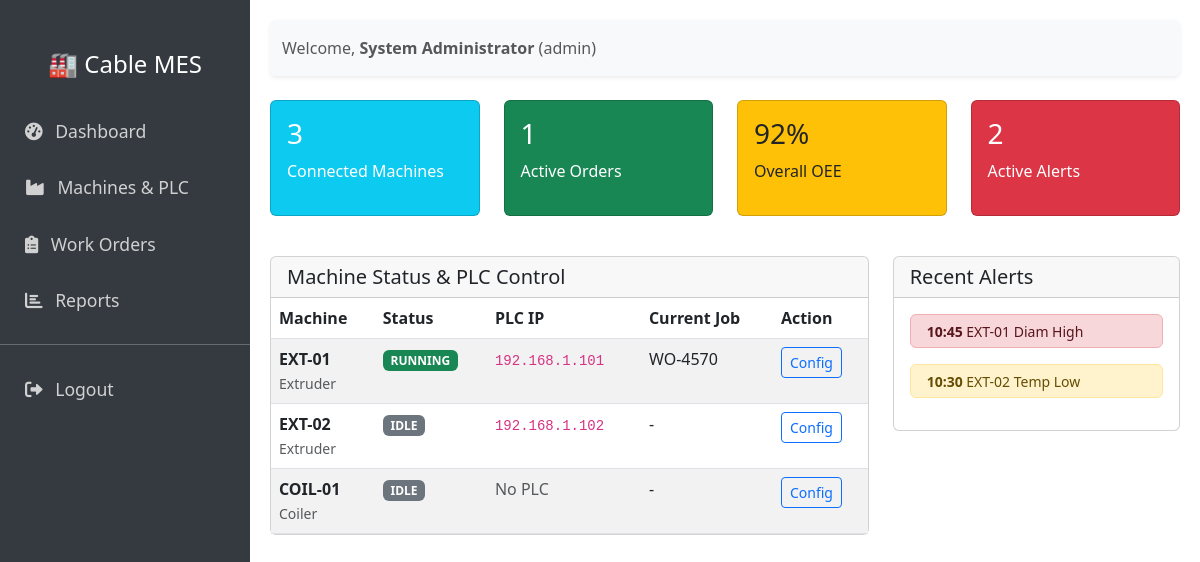
Page /admin (signed in) on the earlier database version.
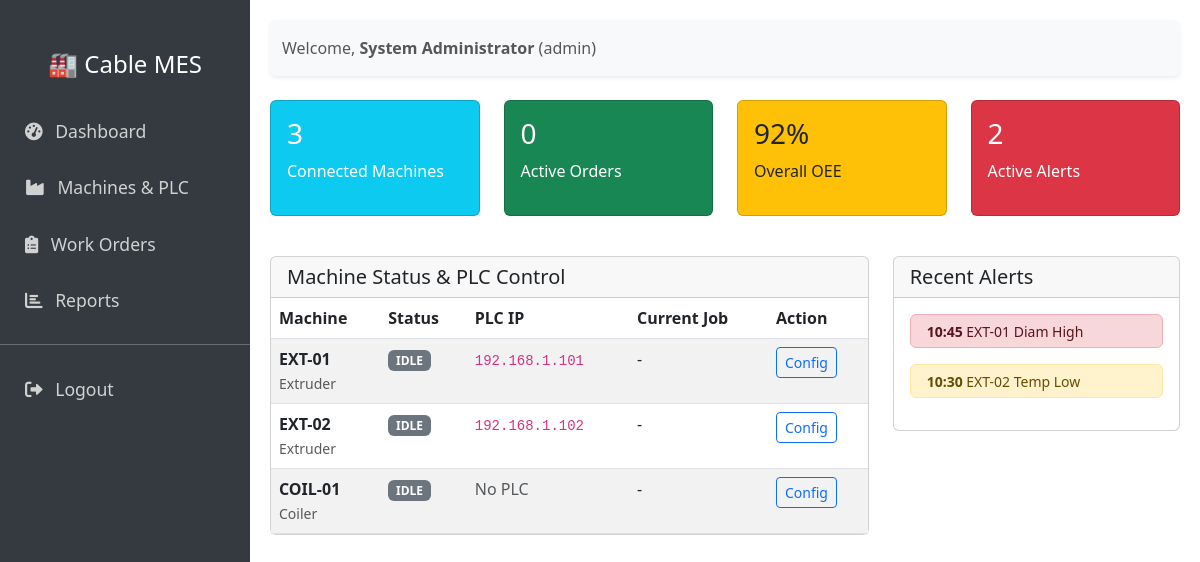
Same page on the later database version.
### cable_mes/models.py (models this page shows, shortened)
class User(UserMixin, Base):
    __tablename__ = 'users'
    id = Column(Integer, primary_key=True)
    username = Column(String(50), unique=True, nullable=False)
    password_hash = Column(String(128), nullable=False)
    role = Column(Enum(UserRole), default=UserRole.OPERATOR)
    full_name = Column(String(100))

class Machine(Base):
    __tablename__ = 'machines'
    id = Column(Integer, primary_key=True)
    name = Column(String(50), unique=True, nullable=False)
    type = Column(String(50))
    status = Column(String(20), default='IDLE')
    plc_ip = Column(String(15))
    plc_port = Column(Integer, default=502)
    plc_slave_id = Column(Integer, default=1)
    reg_speed = Column(Integer, default=0)
    reg_temp = Column(Integer, default=1)
    reg_diameter = Column(Integer, default=2)

class WorkOrder(Base):
    __tablename__ = 'work_orders'
    id = Column(Integer, primary_key=True)
    order_number = Column(String(50), unique=True, nullable=False)
    product_id = Column(Integer, ForeignKey('products.id'), nullable=False)
    machine_id = Column(Integer, ForeignKey('machines.id'), nullable=False)
    target_length_m = Column(Float, nullable=False)
    produced_length_m = Column(Float, default=0.0)
    status = Column(String(20), default='PLANNED')
    start_time = Column(DateTime)
    end_time = Column(DateTime)
    product = relationship('Product')
    machine = relationship('Machine')

### app.py (the view)
@app.route('/admin')
@login_required
def admin_dashboard():
    if current_user.role != UserRole.ADMIN:
        return "Access Denied", 403
    machines = Machine.query.all()
    active_wos = {}
    for m in machines:
        wo = WorkOrder.query.filter_by(machine_id=m.id, status='IN_PROGRESS').first()
        if wo: active_wos[m.id] = wo
    return render_template('admin_dashboard.html',
                           machines=machines,
                           work_orders=active_wos,
                           active_wo_count=len(active_wos))

### app.py (called while the page is built)
@app.teardown_appcontext
def shutdown_session(exception=None):
    db_session.remove()

@login_manager.user_loader
def load_user(user_id):
    return User.query.get(int(user_id))

### templates/admin_dashboard.html
{% extends "base.html" %}
{% block content %}
<div class="row">
    <div class="col-md-3">
        <div class="card bg-info text-white mb-3">
            <div class="card-body">
                <h3>{{ machines | length }}</h3>
                <p>Connected Machines</p>
            </div>
        </div>
    </div>
    <div class="col-md-3">
        <div class="card bg-success text-white mb-3">
            <div class="card-body">
                <h3>{{ active_wo_count }}</h3>
                <p>Active Orders</p>
            </div>
        </div>
    </div>
    <div class="col-md-3">
        <div class="card bg-warning text-dark mb-3">
            <div class="card-body">
                <h3>92%</h3>
                <p>Overall OEE</p>
            </div>
        </div>
    </div>
    <div class="col-md-3">
        <div class="card bg-danger text-white mb-3">
            <div class="card-body">
                <h3>2</h3>
                <p>Active Alerts</p>
            </div>
        </div>
    </div>
</div>
<div class="row mt-4">
    <div class="col-md-8">
        <div class="card">
            <div class="card-header">
                <h5 class="mb-0">Machine Status & PLC Control</h5>
            </div>
            <div class="card-body p-0">
                <table class="table table-striped mb-0">
                    <thead>
                        <tr>
                            <th>Machine</th>
                            <th>Status</th>
                            <th>PLC IP</th>
                            <th>Current Job</th>
                            <th>Action</th>
                        </tr>
                    </thead>
                    <tbody>
                        {% for m in machines %}
                        <tr>
                            <td><strong>{{ m.name }}</strong><br><small class="text-muted">{{ m.type }}</small></td>
                            <td>
                                {% if m.status == 'RUNNING' %}
                                <span class="badge bg-success">RUNNING</span>
                                {% else %}
                                <span class="badge bg-secondary">{{ m.status }}</span>
                                {% endif %}
                            </td>
                            <td>
                                {% if m.plc_ip %}
                                <code>{{ m.plc_ip }}</code>
                                {% else %}
                                <span class="text-muted">No PLC</span>
                                {% endif %}
                            </td>
                            <td>
                                {% set active_wo = work_orders.get(m.id) %}
                                {% if active_wo %}
                                    {{ active_wo.order_number }}
                                {% else %}
                                    -
                                {% endif %}
                            </td>
                            <td>
                                <a href="#" class="btn btn-sm btn-outline-primary">Config</a>
                            </td>
                        </tr>
                        {% endfor %}
                    </tbody>
                </table>
            </div>
        </div>
    </div>
    <div class="col-md-4">
        <div class="card">
            <div class="card-header">
                <h5 class="mb-0">Recent Alerts</h5>
            </div>
            <div class="card-body">
                <div class="alert alert-danger py-1">
                    <small><strong>10:45</strong> EXT-01 Diam High</small>
                </div>
                <div class="alert alert-warning py-1">
                    <small><strong>10:30</strong> EXT-02 Temp Low</small>
                </div>
            </div>
        </div>
    </div>
</div>
{% endblock %}

### templates/base.html (shortened to what this page needs)
<!DOCTYPE html>
<html lang="en">
<head>
    <link href="https://cdn.jsdelivr.net/npm/bootstrap@5.3.0/dist/css/bootstrap.min.css" rel="stylesheet">
    <link href="https://cdnjs.cloudflare.com/ajax/libs/font-awesome/6.0.0/css/all.min.css" rel="stylesheet">
</head>
<body>
    <div class="sidebar d-none d-md-block">
        <h4 class="text-white text-center mb-4">🏭 Cable MES</h4>
        <a href="/admin"><i class="fas fa-tachometer-alt me-2"></i> Dashboard</a>
        <a href="#"><i class="fas fa-industry me-2"></i> Machines & PLC</a>
        <a href="#"><i class="fas fa-clipboard-list me-2"></i> Work Orders</a>
        <a href="#"><i class="fas fa-chart-bar me-2"></i> Reports</a>
        <hr class="text-white">
        <a href="/logout"><i class="fas fa-sign-out-alt me-2"></i> Logout</a>
    </div>
    <div class="content">
        <nav class="navbar navbar-light bg-light mb-4 shadow-sm rounded">
            <div class="container-fluid">
                <span class="navbar-text">
                    Welcome, <strong>{{ current_user.full_name }}</strong> ({{ current_user.role.value }})
                </span>
            </div>
        </nav>
        {% block content %}{% endblock %}
    </div>
</body>
</html>

### templates/base.html (style rules this page uses)
.sidebar { height: 100vh; position: fixed; top: 0; left: 0; padding-top: 50px; background-color: #343a40; width: 250px; }
.sidebar a { padding: 15px 25px; text-decoration: none; font-size: 1.1rem; color: #d1d1d1; display: block; }
.content { margin-left: 250px; padding: 20px; }

Differences in the rows shown:
no longer on this page (row edited): WorkOrder: order_number "WO-4570"
changed Machine "EXT-01": status (not shown) → "IDLE"; no longer shows "RUNNING"
Other differences:
{{ active_wo_count }}: "1" → "0"
